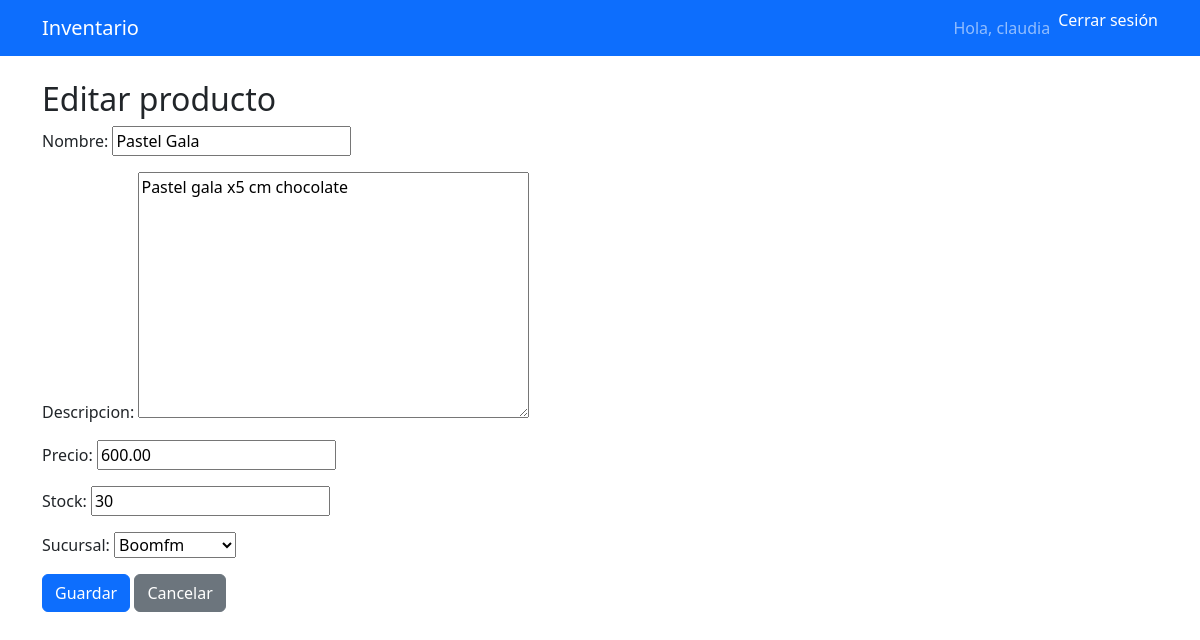
Page /productos/1/editar/ (signed in) on the earlier database version.
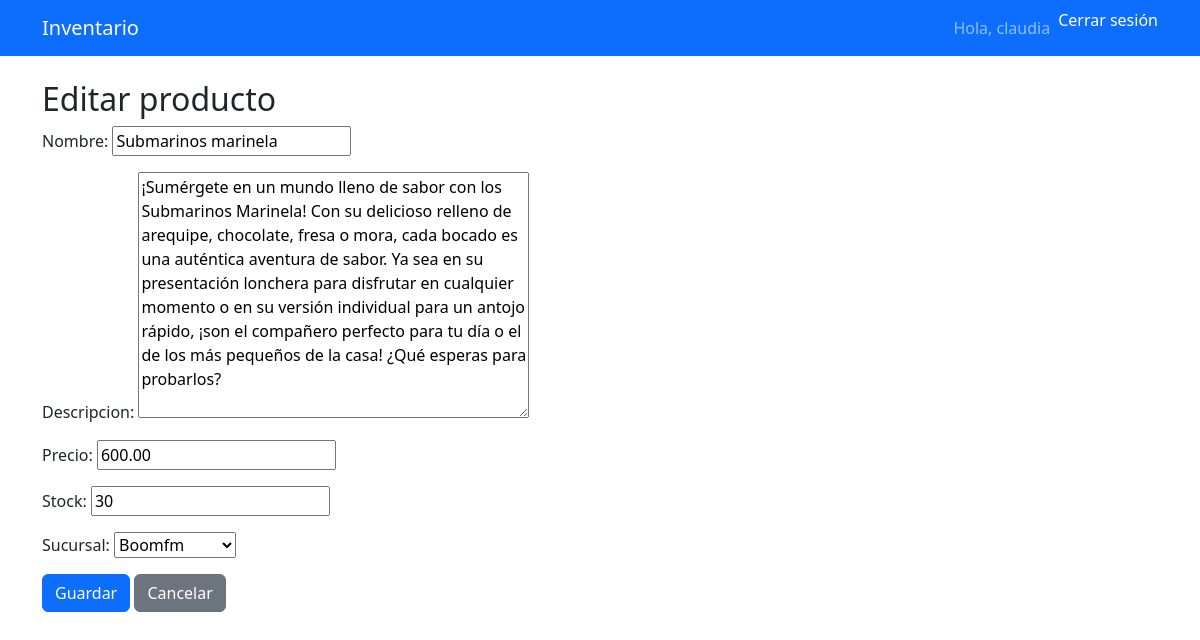
Same page on the later database version.
### inventario/models.py (models this page shows, shortened)
class Producto(models.Model):
    nombre = models.CharField(max_length=100)
    descripcion = models.TextField(blank=True, null=True)
    precio = models.DecimalField(max_digits=10, decimal_places=2)
    stock = models.PositiveIntegerField(default=0)
    sucursal = models.ForeignKey(Sucursal, on_delete=models.CASCADE, related_name='productos')
    fecha_creacion = models.DateTimeField(auto_now_add=True)

class Sucursal(models.Model):
    nombre = models.CharField(max_length=150)
    direccion = models.CharField(max_length=250, blank=True)
    telefono = models.CharField(max_length=50, blank=True)
    created_at = models.DateTimeField(auto_now_add=True)
    def __str__(self):
        return self.nombre

### inventario/views_productos.py (the view)
# urls.py: path('productos/<int:pk>/editar/', views_productos.ProductoUpdateView.as_view(), name='producto_update'),
class ProductoUpdateView(LoginRequiredMixin, UpdateView):
    model = Producto
    form_class = ProductoForm
    template_name = 'inventario/producto_form.html'
    success_url = reverse_lazy('producto_list')
    def get_queryset(self):
        rol, sucursales_qs = role_and_sucursales(self.request.user)
        if rol == 'Administrador':
            return Producto.objects.all()
        return Producto.objects.filter(sucursal__in=sucursales_qs)
    def get_form_kwargs(self):
        kwargs = super().get_form_kwargs()
        kwargs['user'] = self.request.user
        return kwargs

### inventario/forms.py
class ProductoForm(forms.ModelForm):
    class Meta:
        model = Producto
        fields = ['nombre', 'descripcion', 'precio', 'stock', 'sucursal']
    def __init__(self, *args, **kwargs):
        user = kwargs.pop('user', None)  # le pasaremos el user desde la vista
        super().__init__(*args, **kwargs)
        if user and user.is_authenticated:
            rol, sucursales_qs = role_and_sucursales(user)
            if rol != 'Administrador':
                self.fields['sucursal'].queryset = sucursales_qs

### inventario/context_processors.py (called while the page is built, shortened)
def role_context(request):
    role = None
    if request.user.is_authenticated:
        perfil = getattr(request.user, 'perfil', None)
        role = getattr(perfil, 'rol', None)
    return {'role': role}

### inventario/permissions.py (called while the page is built)
def role_and_sucursales(user):
    perfil = getattr(user, 'perfil', None)
    if not perfil:
        return None, Sucursal.objects.none()
    rol = perfil.rol
    if rol == 'Administrador':
        return rol, Sucursal.objects.all()
    return rol, perfil.sucursales.all()

### templates/inventario/producto_form.html (shortened to what this page needs)
{% extends "base.html" %}
{% block content %}
<h2>{{ form.instance.pk|yesno:"Editar producto,Nuevo producto" }}</h2>
<form method="post">
  {{ form.as_p }}
  <button class="btn btn-primary" type="submit">Guardar</button>
  <a class="btn btn-secondary" href="{% url 'producto_list' %}">Cancelar</a>
</form>
{% endblock %}

Differences in the rows shown:
changed Producto "Editar producto": nombre "Pastel Gala" → "Submarinos marinela"; descripcion "Pastel gala x5 cm chocolate" → "¡Sumérgete en un mundo lleno de sabor con los Submarinos Marinela! Con su delicioso relleno de arequipe, chocolate, fresa o mora, cada bocado es una auténtica aventura de sabor. Ya sea en su presentación lonchera para disfrutar en cualquier momento o en su versión individual para un antojo rápido, ¡son el compañero perfecto para tu día o el de los más pequeños de la casa! ¿Qué esperas para probarlos?"
